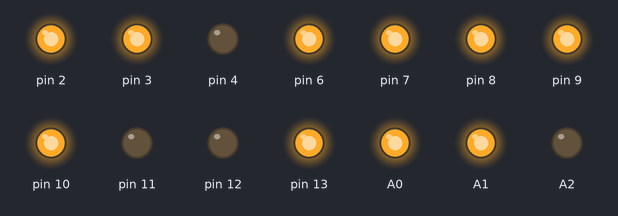
A sketch run on a simulated Arduino Uno, built with avr-gcc and run on an emulated ATmega328P. On the bench: output pins drawn as LEDs (lit = HIGH).

Above: at 0.1 s.
At 8.1 s:
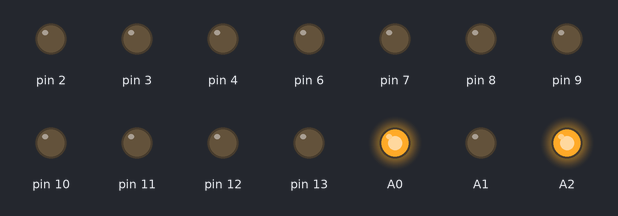
At 14.1 s:
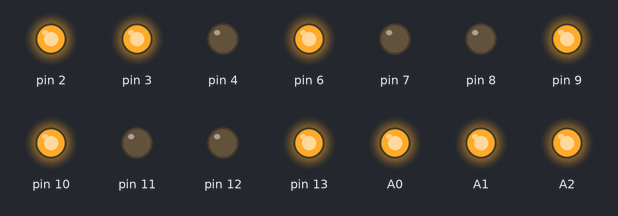
At 19.1 s:
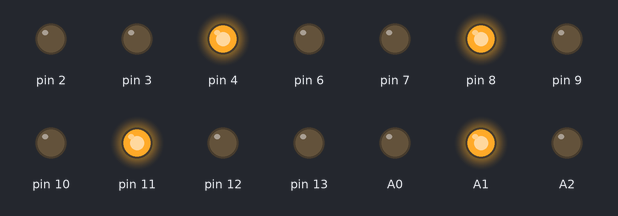
At 29.1 s:
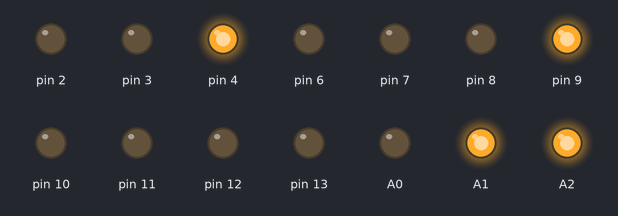
At 38.1 s:
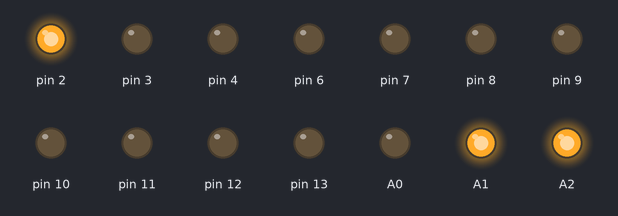
Timing chart, 0 to 40.0 s (numbered marks = the images above):
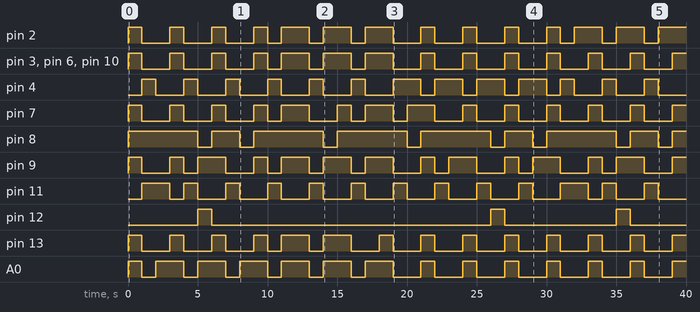

The sketch:

clock1.1.ino
```cpp
char digits_equvalent[10][8] = {"1111110", "0110000", "1101101", "1111001", "0110011", "1011011", "1011111", "1110000", "1111111", "1111011"};

// For accurate Time reading, use Arduino Real Time Clock and not just delay()
static uint32_t last_time, now = 0; // RTC

enum DisplayMode{
  hour,
  minute,
  second
};

// initial Time display is 12:59:45 PM
int h=11;
int m=22;
int s=0;

int d = 0;
DisplayMode displayMode = second;


void setup() {
  for(int i = 0; i < 14; i++){
    pinMode(i, OUTPUT);
  }
  pinMode(A0, OUTPUT);
  pinMode(A1, OUTPUT);
  pinMode(A2, OUTPUT);
}

void loop() {

  if(s == 60){
    m++;
    s = 0;
  }
  if( m == 60){
    h++;
    m = 0;
  }if( h == 13){
    h = 1;
  }


  change_display_name();

  if(displayMode == second){
    d = s;
    digitalWrite(A2, HIGH);
  }else if(displayMode == minute){
    digitalWrite(A2, LOW);
    d = m;
  }else{
    d = h;
    digitalWrite(A2, LOW);
  }

  display2(digits_equvalent[d % 10]);
  display1(digits_equvalent[d / 10]);


  while((now - last_time)< 1000){
    now = millis();
  }
  last_time = now;
  s++;
}

void change_display_name(){
  if(displayMode == second){
    displayMode = hour;
  }else if(displayMode == minute){
    displayMode = second;
  }else{
    displayMode = minute;
  }
}

void display1(char *digit){

  for(int i = 0; i< 7; i++){
    if( i == 6){
      if(digit[i] == '0'){
       digitalWrite(A0, HIGH);
      }else{
       digitalWrite(A0, LOW);
      }
    }else if( i == 5){
      if(digit[i] == '0'){
       digitalWrite(A1, HIGH);
      }else{
       digitalWrite(A1, LOW);
      }
    }else{
      if(digit[i] == '0'){
       digitalWrite(6 - i, HIGH);
      }else{
       digitalWrite(6 - i, LOW);
      }
    }

  }
}

void display2(char *digit){
//  Serial.println(digit);

  for(int i = 0; i < 7; i++){
    if(digit[i] == '0'){
      digitalWrite(13 - i, HIGH);
    }else{
      digitalWrite(13 - i, LOW);
    }
  }
}
```

Measured:
- by itself, pin 2: LOW → HIGH at 0.00 s, → LOW 1.0 s later, → HIGH 2.0 s later, → LOW 1.0 s later, … (27 changes in this stretch)
- by itself, pin 4: LOW → HIGH at 1.0 s, → LOW 1.0 s later, → HIGH 2.0 s later, → LOW 1.0 s later, … (26 changes in this stretch)
- by itself, pin 7: LOW → HIGH at 0.00 s, → LOW 1.0 s later, → HIGH 2.0 s later, → LOW 1.0 s later, … (27 changes in this stretch)
- by itself, pin 8: LOW → HIGH at 0.00 s, → LOW 5.0 s later, → HIGH 1.0 s later, → LOW 2.0 s later, … (17 changes in this stretch)
- by itself, pin 9: LOW → HIGH at 0.00 s, → LOW 1.0 s later, → HIGH 2.0 s later, → LOW 1.0 s later, … (27 changes in this stretch)
- by itself, pin 11: LOW → HIGH at 1.0 s, → LOW 2.0 s later, → HIGH 1.0 s later, → LOW 1.0 s later, … (26 changes in this stretch)
- by itself, pin 12: goes HIGH 1.0 s, LOW 20.0 s, HIGH 1.0 s, LOW 8.0 s, HIGH 1.0 s, then LOW
- by itself, pin 13: LOW → HIGH at 0.00 s, → LOW 1.0 s later, → HIGH 2.0 s later, → LOW 1.0 s later, … (27 changes in this stretch)
